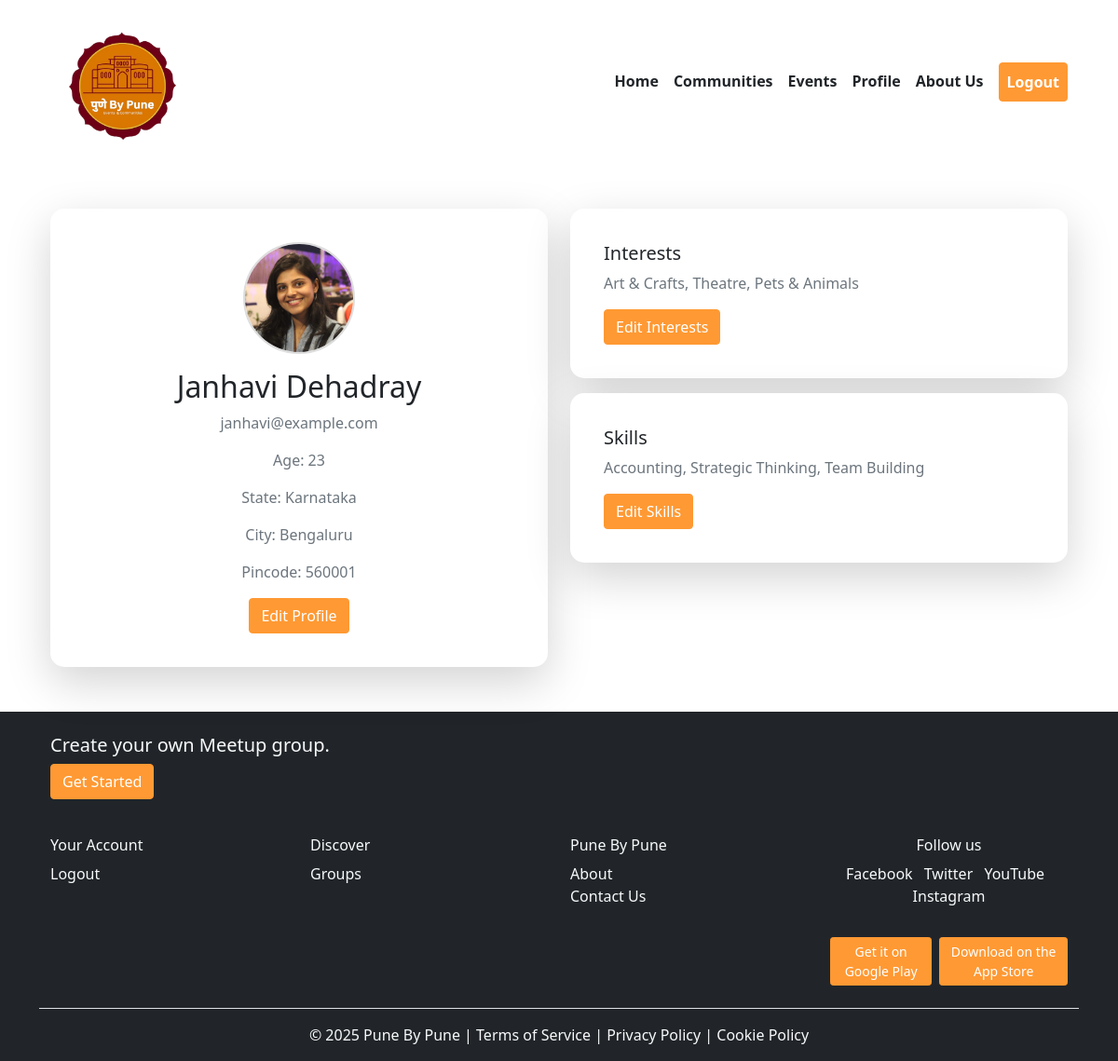
Screenshot of /profile.php (signed in) with the database file from the repository.
### tables this page shows
CREATE TABLE IF NOT EXISTS `users` (
  `user_id` int NOT NULL AUTO_INCREMENT,
  `name` varchar(100) NOT NULL,
  `email` varchar(100) NOT NULL,
  `password` varchar(255) NOT NULL,
  `age` int DEFAULT NULL,
  `state_id` int DEFAULT NULL,
  `city_id` int DEFAULT NULL,
  `pincode_id` int DEFAULT NULL,
  `profile_picture` varchar(255) DEFAULT NULL,
  `phone_number` varchar(15) NOT NULL,
  PRIMARY KEY (`user_id`),
  UNIQUE KEY `email` (`email`),
  KEY `state_id` (`state_id`),
  KEY `city_id` (`city_id`),
  KEY `pincode_id` (`pincode_id`)
);

CREATE TABLE IF NOT EXISTS `states` (
  `state_id` int NOT NULL AUTO_INCREMENT,
  `state_name` varchar(100) NOT NULL,
  PRIMARY KEY (`state_id`),
  UNIQUE KEY `state_name` (`state_name`)
);

CREATE TABLE IF NOT EXISTS `cities` (
  `city_id` int NOT NULL AUTO_INCREMENT,
  `city_name` varchar(100) NOT NULL,
  `state_id` int DEFAULT NULL,
  PRIMARY KEY (`city_id`),
  KEY `state_id` (`state_id`)
);

CREATE TABLE IF NOT EXISTS `pincodes` (
  `pincode_id` int NOT NULL AUTO_INCREMENT,
  `pincode` varchar(10) NOT NULL,
  `city_id` int DEFAULT NULL,
  PRIMARY KEY (`pincode_id`),
  KEY `city_id` (`city_id`)
);

### profile.php (the view, shortened to what this page needs)
<?php
include('navbar.php');
include('connection.php');
$user_id = $_SESSION['user_id'];
$profileQuery = "
    SELECT
        users.profile_picture,
        users.name,
        users.email,
        users.age,
        states.state_name,
        cities.city_name,
        pincodes.pincode
    FROM users
    LEFT JOIN states ON users.state_id = states.state_id
    LEFT JOIN cities ON users.city_id = cities.city_id
    LEFT JOIN pincodes ON users.pincode_id = pincodes.pincode_id
    WHERE users.user_id = ?";
$stmt = $conn->prepare($profileQuery);
$stmt->bind_param("i", $user_id);
$stmt->execute();
$profileResult = $stmt->get_result();
$user = $profileResult->fetch_assoc();
$profile_photo = !empty($user['profile_picture'])
    ? htmlspecialchars($user['profile_picture'])
    : 'https://via.placeholder.com/150';
$name = $user['name'] ?? 'N/A';
$email = $user['email'] ?? 'N/A';
$age = $user['age'] ?? 'N/A';
$state = $user['state_name'] ?? 'N/A';
$city = $user['city_name'] ?? 'N/A';
$pincode = $user['pincode'] ?? 'N/A';
$interestSql = "SELECT interest_ids FROM user_interests WHERE user_id = ?";
$stmt = $conn->prepare($interestSql);
$stmt->bind_param("i", $user_id);
$stmt->execute();
$interestResult = $stmt->get_result();
$interests = [];
if ($row = $interestResult->fetch_assoc()) {
    $interest_ids = explode(',', $row['interest_ids']);
    if (!empty($interest_ids)) {
        $placeholders = implode(',', array_fill(0, count($interest_ids), '?'));
        $query = "SELECT interest_name FROM interest WHERE interest_id IN ($placeholders)";
        $stmt = $conn->prepare($query);
        $stmt->bind_param(str_repeat('i', count($interest_ids)), ...$interest_ids);
        $stmt->execute();
        $res = $stmt->get_result();
        while ($interest = $res->fetch_assoc()) {
            $interests[] = $interest['interest_name'];
        }
    }
}
$interest_text = !empty($interests) ? implode(', ', $interests) : "No interests available";
$skillSql = "SELECT skill_ids FROM user_skills WHERE user_id = ?";
$stmt = $conn->prepare($skillSql);
$stmt->bind_param("i", $user_id);
$stmt->execute();
$skillResult = $stmt->get_result();
$skills = [];
if ($row = $skillResult->fetch_assoc()) {
    $skill_ids = explode(',', $row['skill_ids']);
    if (!empty($skill_ids)) {
        $placeholders = implode(',', array_fill(0, count($skill_ids), '?'));
        $query = "SELECT skill_name FROM skills WHERE skill_id IN ($placeholders)";
        $stmt = $conn->prepare($query);
        $stmt->bind_param(str_repeat('i', count($skill_ids)), ...$skill_ids);
        $stmt->execute();
        $res = $stmt->get_result();
        while ($skill = $res->fetch_assoc()) {
            $skills[] = $skill['skill_name'];
        }
    }
}
$skill_text = !empty($skills) ? implode(', ', $skills) : "No skills available";
?>
<!DOCTYPE html>
<html lang="en">
<head>
    <link href="https://cdn.jsdelivr.net/npm/bootstrap@5.1.3/dist/css/bootstrap.min.css" rel="stylesheet">
    <link rel="stylesheet" href="./CSS/home.css">
</head>
<body>
    <div class="container mt-5 mb-5">
        <div class="row">
            <div class="col-md-6">
                <div class="card shadow-lg">
                    <div class="card-body text-center">
                        <img src="<?php echo ($profile_photo); ?>" alt="Profile Picture" class="profile-picture mb-3">
                        <h2><?php echo htmlspecialchars($name); ?></h2>
                        <p class="text-muted"> <?php echo htmlspecialchars($email); ?></p>
                        <p class="text-muted"> Age: <?php echo htmlspecialchars($age); ?></p>
                        <p class="text-muted"> State: <?php echo htmlspecialchars($state); ?></p>
                        <p class="text-muted"> City: <?php echo htmlspecialchars($city); ?></p>
                        <p class="text-muted"> Pincode: <?php echo htmlspecialchars($pincode); ?></p>
                        <button class="btn btn-primary" data-bs-toggle="modal" data-bs-target="#editProfileModal">Edit Profile</button>
                    </div>
                </div>
            </div>
            <div class="col-md-6">
                <div class="card shadow-lg mb-3">
                    <div class="card-body">
                        <h5>Interests</h5>
                        <p class="text-muted" id="interests-text"> <?php echo htmlspecialchars($interest_text); ?></p>
                        <button class="btn btn-secondary" data-bs-toggle="modal" data-bs-target="#editInterestsModal">Edit Interests</button>
                    </div>
                </div>
                <div class="card shadow-lg">
                    <div class="card-body">
                        <h5>Skills</h5>
                        <p class="text-muted" id="skills-text"> <?php echo htmlspecialchars($skill_text); ?></p>
                        <button class="btn btn-secondary" data-bs-toggle="modal" data-bs-target="#editSkillsModal">Edit Skills</button>
                    </div>
                </div>
            </div>
        </div>
    </div>
    <?php include('footer.php') ?>
</body>
</html>

### CSS/home.css (style rules this page uses)
.btn { background-color: #ff9933 !important; border-color: #ff9933 !important; color: white !important; }
.card { border: none; box-shadow: none; }

### profile.php (style rules this page uses)
.profile-picture { width: 120px; height: 120px; border-radius: 50%; object-fit: cover; border: 2px solid #ddd; }
.card { border-radius: 15px; padding: 20px; }
.profile-picture { width: 120px; height: 120px; border-radius: 50%; object-fit: cover; }

### rows the page displays
users: profile_picture (picture), name "Janhavi Dehadray", email "janhavi@example.com", age "23", state.state_name "Karnataka", city.city_name "Bengaluru", pincode.pincode "560001"

### other values shown
$interest_text "Art & Crafts, Theatre, Pets & Animals"
$skill_text "Accounting, Strategic Thinking, Team Building"
